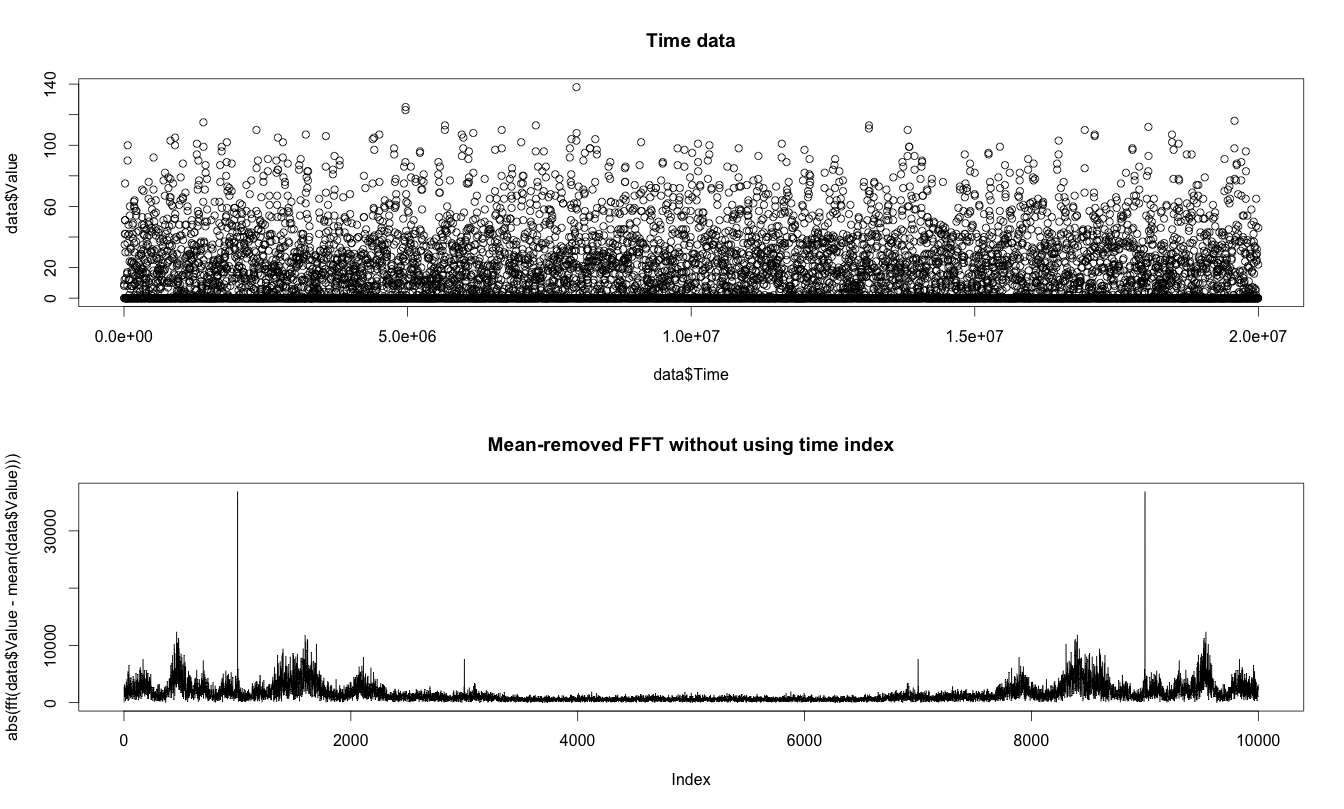

Write the R code that produced this figure.
# Q32137
setwd('/Users/kootsookosp/Documents/Professional/DSP.SE/R')
setwd('Q32137')

data <- read.csv('data.csv')

par(mfrow=c(2,1))
plot(data$Time, data$Value)
title('Time data')
plot(abs(fft(data$Value-mean(data$Value))), type="l")
title('Mean-removed FFT without using time index')
